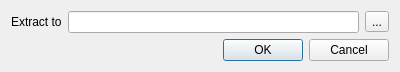
<?xml version="1.0" encoding="UTF-8"?>
<ui version="4.0">
 <class>ExtractDialog</class>
 <widget class="QDialog" name="ExtractDialog">
  <property name="geometry">
   <rect>
    <x>0</x>
    <y>0</y>
    <width>400</width>
    <height>69</height>
   </rect>
  </property>
  <property name="windowTitle">
   <string>Extract</string>
  </property>
  <layout class="QGridLayout" name="gridLayout">
   <item row="1" column="0">
    <widget class="QDialogButtonBox" name="buttonBox">
     <property name="orientation">
      <enum>Qt::Horizontal</enum>
     </property>
     <property name="standardButtons">
      <set>QDialogButtonBox::Cancel|QDialogButtonBox::Ok</set>
     </property>
    </widget>
   </item>
   <item row="0" column="0">
    <layout class="QHBoxLayout" name="horizontalLayout">
     <item>
      <widget class="QLabel" name="label">
       <property name="text">
        <string>Extract to</string>
       </property>
      </widget>
     </item>
     <item>
      <widget class="QLineEdit" name="extractDir"/>
     </item>
     <item>
      <widget class="QToolButton" name="chooseExtractDir">
       <property name="text">
        <string>...</string>
       </property>
      </widget>
     </item>
    </layout>
   </item>
  </layout>
 </widget>
 <resources/>
 <connections>
  <connection>
   <sender>buttonBox</sender>
   <signal>accepted()</signal>
   <receiver>ExtractDialog</receiver>
   <slot>accept()</slot>
   <hints>
    <hint type="sourcelabel">
     <x>248</x>
     <y>254</y>
    </hint>
    <hint type="destinationlabel">
     <x>157</x>
     <y>274</y>
    </hint>
   </hints>
  </connection>
  <connection>
   <sender>buttonBox</sender>
   <signal>rejected()</signal>
   <receiver>ExtractDialog</receiver>
   <slot>reject()</slot>
   <hints>
    <hint type="sourcelabel">
     <x>316</x>
     <y>260</y>
    </hint>
    <hint type="destinationlabel">
     <x>286</x>
     <y>274</y>
    </hint>
   </hints>
  </connection>
 </connections>
</ui>
